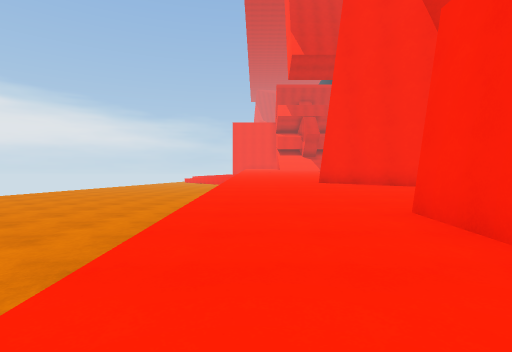
View 1 (above)

12 first-person views from a walk through a 3-D level made in the Unity game engine. The camera is 1.3 m above the floor, looks level and sees 80° across. The floor is counted in squares, 2 m on a side. Each view is taken from the middle of a square. On the plan, view 1 faces up. The plan holds only what a view shows up to about 10 squares ahead; the rest is blank. The place goes on beyond the plan.

View 2
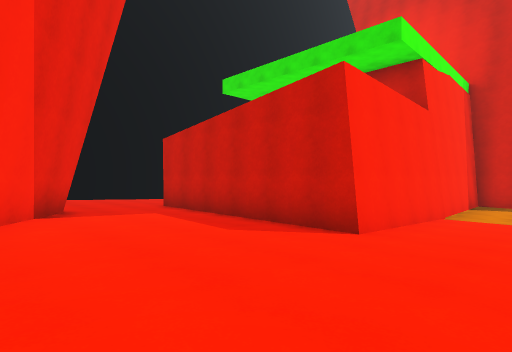

View 3
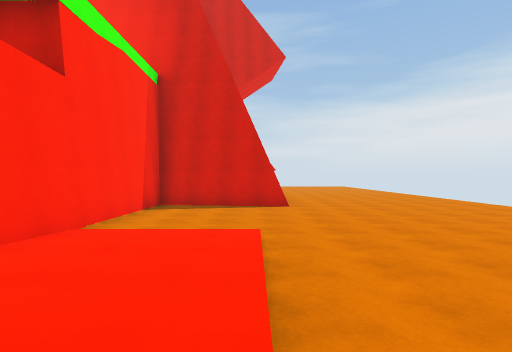

View 4
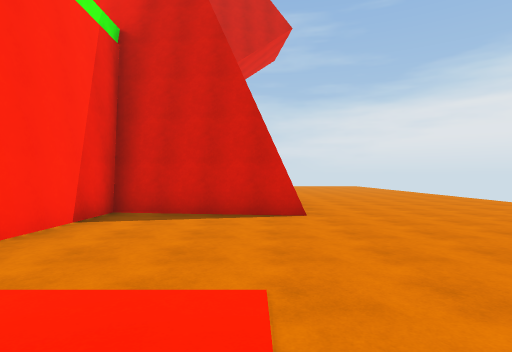

View 5
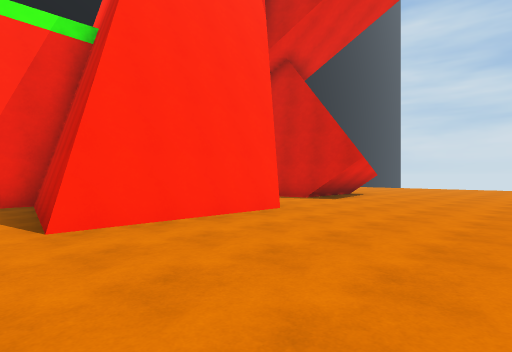

View 6
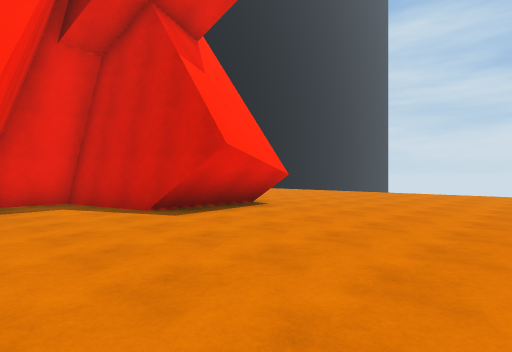

View 7
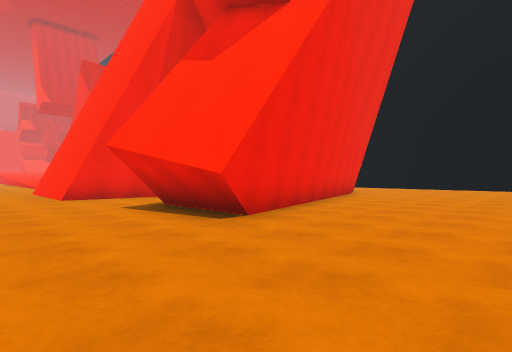

View 8
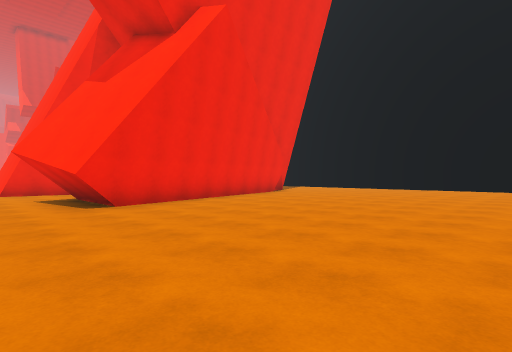

View 9
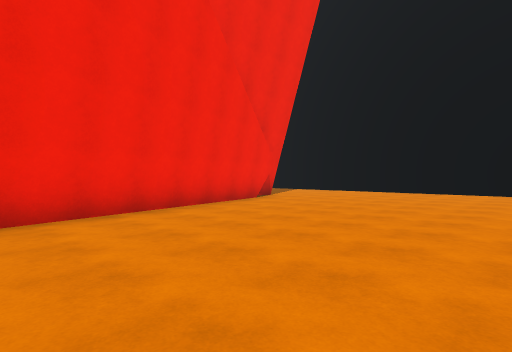

View 10
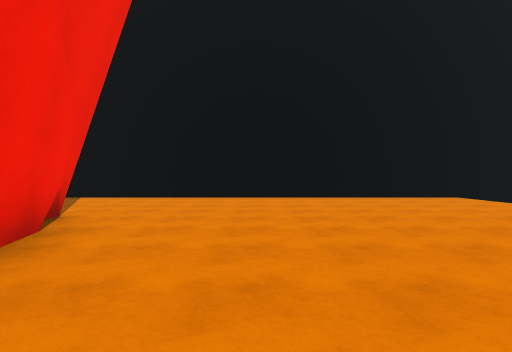

View 11
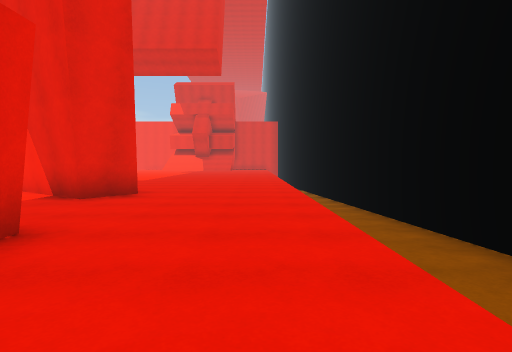

View 12
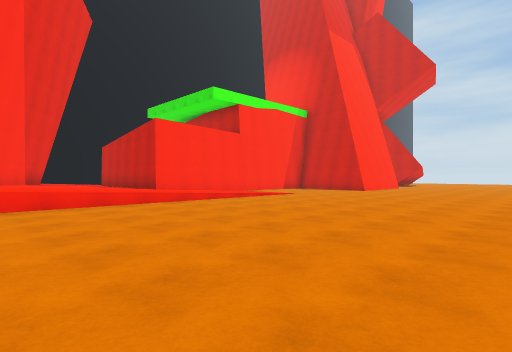

### Floor plan
Key: @ floor where view 1 was taken; # wall or solid block; . main floor; : floor 0.25 m higher than the main floor; + floor 0.5 m higher than the main floor; * floor 0.75 m higher than the main floor; % floor 1 m higher than the main floor; / step, stairs or slope; = window, fence, low wall or low ledge.
Columns run from 8 left of view 1 to 13 right of it. Each row starts with its distance up from view 1.
 11                %%%%%.#
 10  ...... %%%#   %%%%%.#
  9 .......=***### *****.#
  8 .......=*****##*****.#
  7 .......=++++++##+++/.#
  6 ......./+++++++++++/.#
  5 ......./+++++++++++/.
  4 ......./::###::::::/.
  3  ....../::# ####:::/.
  2  ....../::#      ::/
  1  ....../..#       .
  0  .......@.#
 -1  .........#
 -2  .........#
 -3 ..........#
 -4 ......###.#
 -5 ......#####
 -6 ......#
 -7 ......##
 -8 .......##            #
 -9   ........#        ..#
-10   ........#      ....#
-11   .....####  ###.....#
-12   .....#######.......#
-13   .....###...........#
-14    ..................#
-15    ..................#
-16    ..................#
-17    ..................#
-18    ..................#
-19    ..................#
-20    ........       ...#
-21                     ##

Where each view was taken, in squares from view 1:
view 1: 0 up, 0 right, facing up
view 2: 8 up, 0 right, facing down-right
view 3: 5 up, 1 left, facing down
view 4: 2 up, 1 left, facing down
view 5: 3 down, 6 left, facing down-right
view 6: 8 down, 6 left, facing down-right
view 7: 17 down, 4 left, facing up-right
view 8: 20 down, 3 left, facing up-right
view 9: 18 down, 0 right, facing up-right
view 10: 14 down, 3 right, facing right
view 11: 1 up, 10 right, facing up
view 12: 9 up, 8 left, facing down-right
